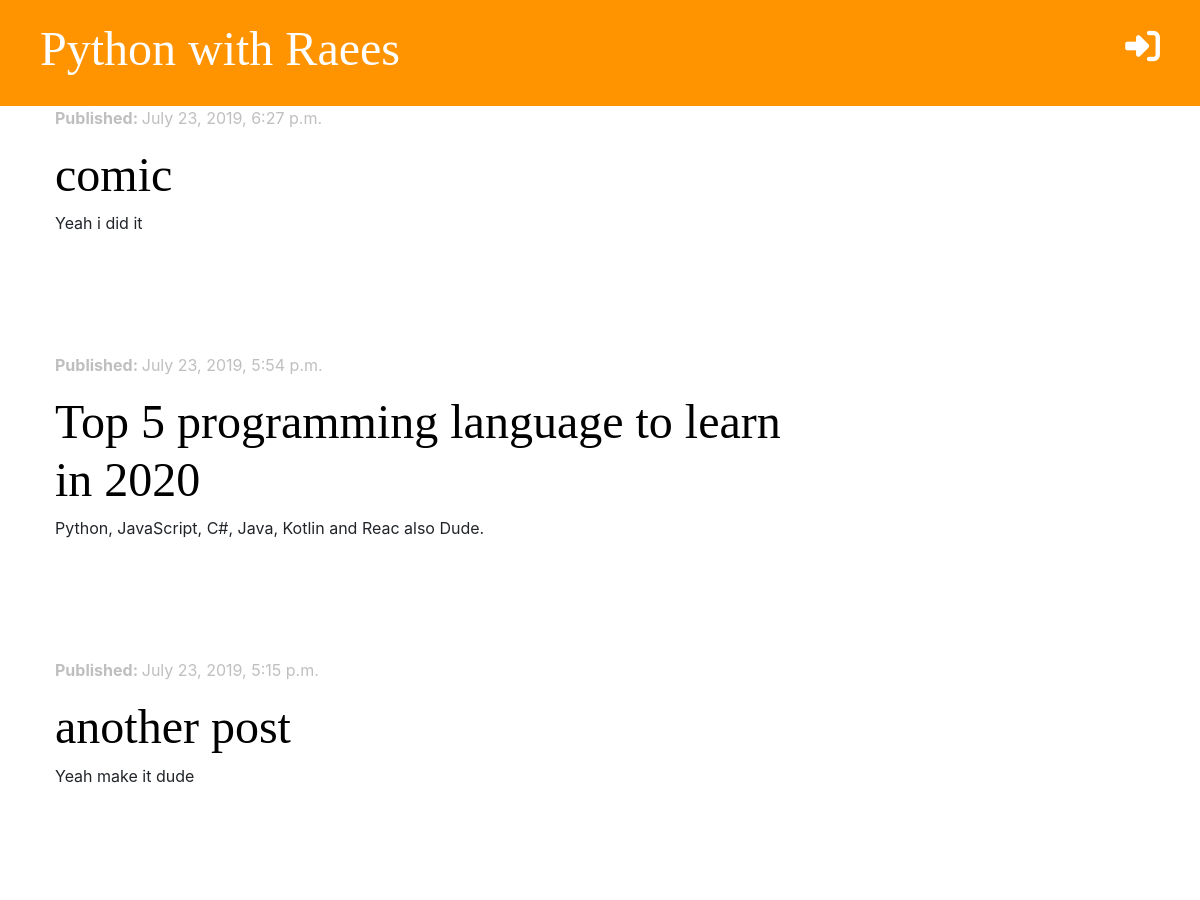
The app's page / (upper part), older data.
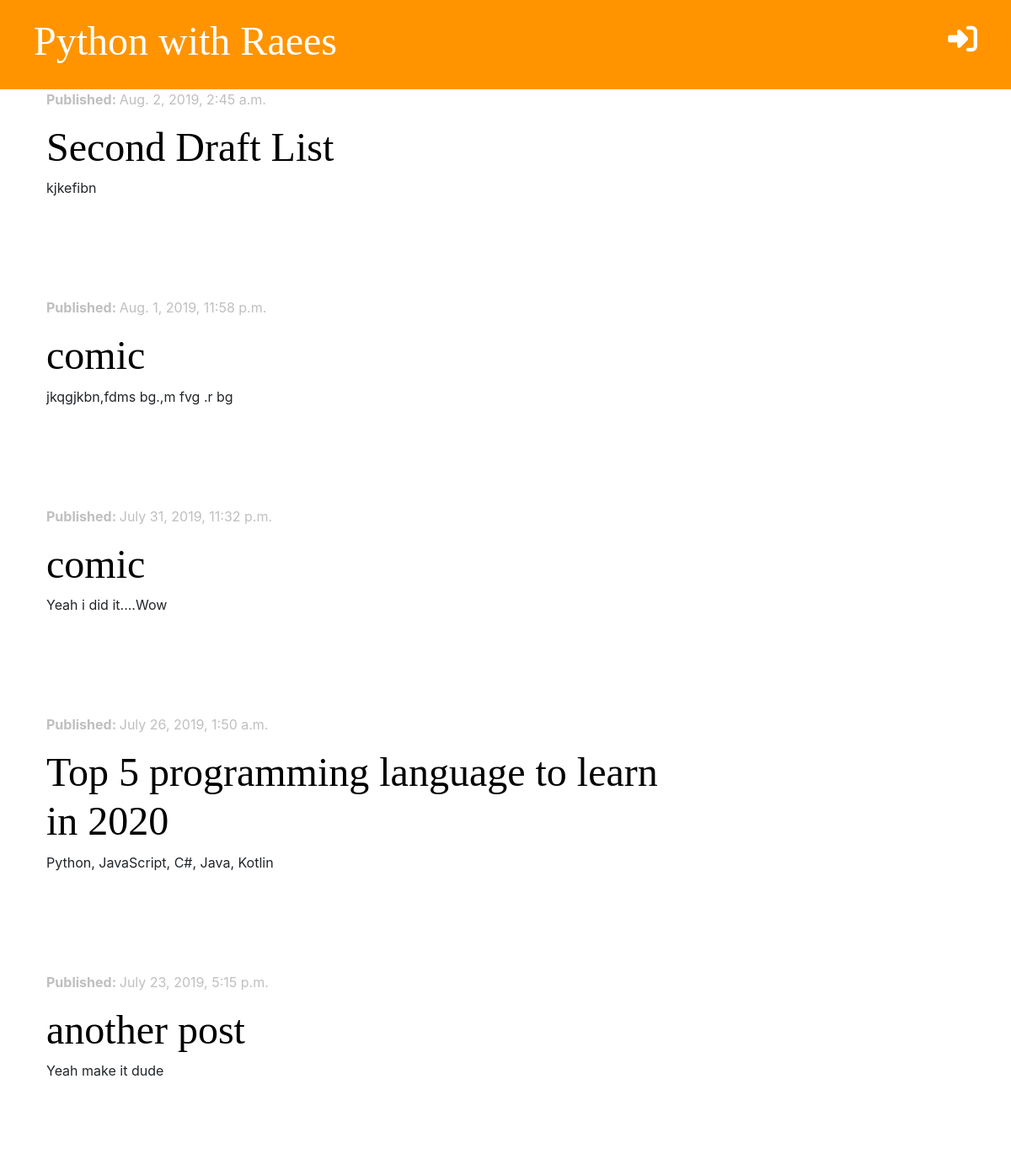
The same page, newer data.
### blog/models.py (models this page shows, shortened)
class Post(models.Model):
    author         = models.ForeignKey('auth.User', on_delete=models.CASCADE)
    title          = models.CharField(max_length=200)
    body           = models.TextField()
    created_date   = models.DateTimeField(default=timezone.now)
    published_date = models.DateTimeField(blank=True, null=True)

### blog/views.py (the view)
# urls.py: path('', views.post_list, name='post_list'),
def post_list(request):
    posts = Post.objects.filter(published_date__lte=timezone.now()).order_by('-published_date')
    stuff_for_frontend = {'posts': posts}
    return render(request, 'blog/post_list.html', stuff_for_frontend)

### blog/templates/blog/post_list.html (shortened to what this page needs)
{% extends 'blog/base.html' %}
{% block content %}
    {% for post in posts %}
        <div class="post">
            <div class="date">
                <p> <strong>Published: </strong> {{ post.published_date }}</p>
            </div>
            <h2><a href="{% url 'post_detail' pk=post.pk %}"> {{ post.title }} </a></h2>
            <p> {{ post.body|linebreaksbr }} </p>
        </div>
        <br>
        <br>
    {% endfor %}
{% endblock %}

### blog/templates/blog/base.html (shortened to what this page needs)
<!DOCTYPE html>
<html lang="en">
<head>
    {% load staticfiles %}
    <link rel="stylesheet" href="https://stackpath.bootstrapcdn.com/bootstrap/4.3.1/css/bootstrap.min.css">
    <link rel="stylesheet" href="{% static 'css/blog.css' %}">
</head>
<body>
<div class="page-header">
    {% if user.is_authenticated %}
        <a href="{% url 'post_draft' %}" class="top-menu"><i class="fab fa-draft2digital"></i></a>
        <a href="{% url 'post_new' %}" class="top-menu"> <i class="fas fa-plus"></i> </a>
        <p class="top-menu"> Hello {{ user.username }} <small><a href="{% url 'logout' %}">Logout</a> </small> </p>
    {% else %}
        <a href="{% url 'login' %}" class="top-menu"> <i class="fas fa-sign-in-alt"></i> </a>
    {% endif %}
    <h1><a href="{% url 'post_list' %}"> Python with Raees </a> </h1>
</div>
<div class="content container">
    <div class="row">
        <div class="col-md-8">
{% block content %}
{% endblock %}
        </div>
    </div>
</div>
</body>
</html>

### blog/static/css/blog.css (style rules this page uses)
.page-header { background-color: #ff9400; margin: 0; padding: 20px 20px 20px 40px; }
.page-header h1, .page-header h1 a { color: #ffffff; font-size: 36pt; text-decoration: none; }
.content { margin-left: 40px; }
h1, h2, h3, h4 { font-family: 'Permanent Marker', cursive; font-size: 48px; }
.date { color: #82828282; }
.post { margin-bottom: 70px; }
.post h2 a { color: #000000; }
.top-menu { color: #ffffff; float: right; font-size: 26pt; margin-right: 20px; }

Row changes from the older to the newer data that the page shows:
added Post: published_date "Aug. 2, 2019, 2:45 a.m.", title "Second Draft List", body "kjkefibn"
added Post: published_date "Aug. 1, 2019, 11:58 p.m.", title "comic", body "jkqgjkbn,fdms bg.,m fvg .r bg"
changed Post: published_date "July 23, 2019, 6:27 p.m." → "July 31, 2019, 11:32 p.m."; body "Yeah i did it" → "Yeah i did it....Wow"
changed Post: published_date "July 23, 2019, 5:54 p.m." → "July 26, 2019, 1:50 a.m."; body "Python, JavaScript, C#, Java, Kotlin and Reac also Dude." → "Python, JavaScript, C#, Java, Kotlin"
